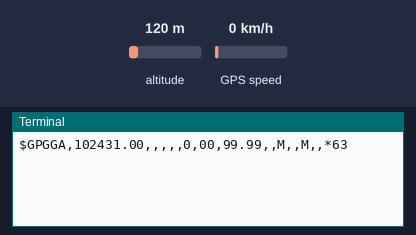
A program run on a simulated Raspberry Pi (BCM pin numbers). Parts: the last lines printed to the terminal. Inputs (shaded band) come from the test bench; at power-on: altitude 120 m, GPS speed 0 km/h. The GPS gets a fix after 3 s at 37.7749, -122.4194 with 8 satellites.

Above: at 1.2 s.
1.3 s: altitude set to 20 m
At 4.2 s:
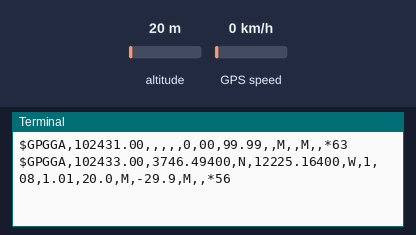
6.5 s: altitude set to 500 m
At 10.1 s:
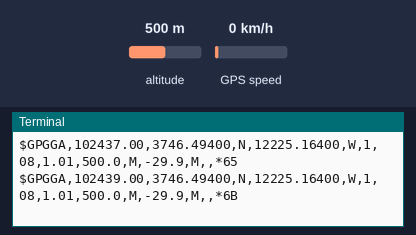
Timing chart, 0 to 11.6 s (numbered marks = the images above; inputs shaded):
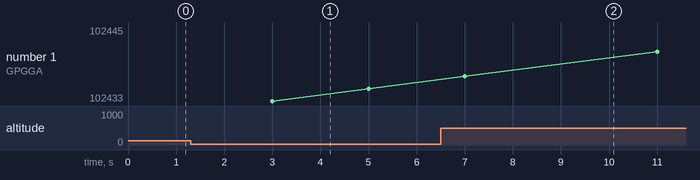

Measured:
- after the input at 1.3 s, the terminal: prints a new line after 1.7 s (image 1)
- after the input at 6.5 s, the terminal: prints a new line after 0.51 s (image 2)

The program:

Prac_5.py
```python
import time
import serial
import string
import pynmea2
import RPi.GPIO as gpio
gpio.setmode(gpio.BCM)
port = "/dev/ttyAMA0" # the serial port to which the pi is connected.
#create a serial object
ser = serial.Serial(port, baudrate = 9600, timeout = 0.5)
while 1:
    try:
        data = ser.readline()
# print data
    except:
        print("loading")
#wait for the serial port to churn out data
    if data[0:6] == '$GPGGA':
        msg = pynmea2.parse(data)
        print msg
        time.sleep(2)
```
